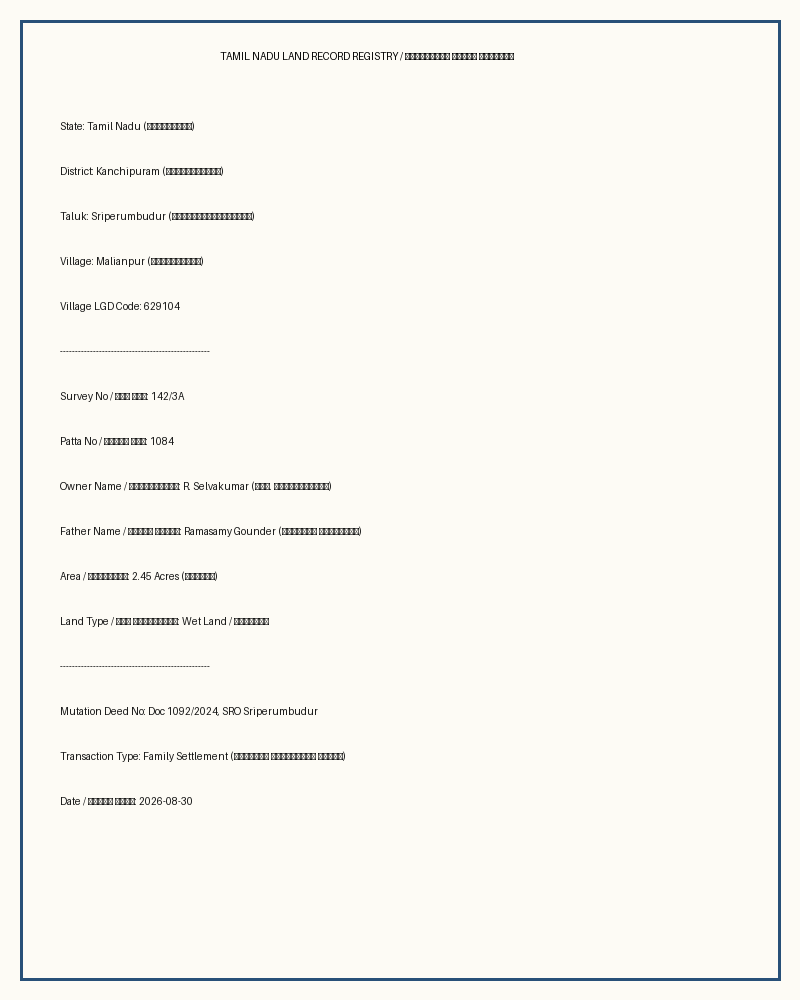
#> input picture data/test_record.png, 800 x 1000 px
$ python -i prepare_training_data.py   (imports and definitions only)
#> lines starting #> are read from the running program, lines starting #| are printed output that depends on the picture; after the words box and inside, x2 and y2 are one past the last pixel; in counts of white or black regions, pixels touching at a corner belong together
"""
Terra_vault -- TrOCR Training Data Preparation Script
=====================================================
Runs locally (no GPU or Tesseract needed).

What this script does:
  1. Scans all images in data/pages/ and data/sample_ink_pages/
  2. Detects text line bounding boxes using OpenCV
  3. Crops each line to 384x64 (TrOCR canonical input size)
  4. Saves crops to data/trocr_train/images/
  5. Writes data/trocr_train/labels.jsonl with placeholder text
  6. Generates augmented variants of each crop (synthetic degradation)
  7. Saves a preview image of the first 12 crops for you to inspect

AFTER running this script:
  - Open data/trocr_train/preview_crops.png to see your crops
  - Open data/trocr_train/labels.jsonl in VS Code
  - Replace every "[NEEDS_LABEL]" with the correct text for that crop
    (only label crop_NNNNN.png lines; aug_* inherit the same label)
  - Run: python scripts/zip_for_colab.py

Usage:
    python scripts/prepare_training_data.py
"""

import os
import cv2
import json
import random
import numpy as np
from pathlib import Path
from tqdm import tqdm

# ── Config ────────────────────────────────────────────────────────────────────
ROOT          = Path(__file__).parent.parent
PAGES_DIRS    = [
    ROOT / "data" / "pages",
    ROOT / "data" / "sample_ink_pages",
]
OUT_IMAGES    = ROOT / "data" / "trocr_train" / "images"
LABELS_FILE   = ROOT / "data" / "trocr_train" / "labels.jsonl"
PREVIEW_FILE  = ROOT / "data" / "trocr_train" / "preview_crops.png"
TROCR_W, TROCR_H = 384, 64     # TrOCR canonical input size
MIN_LINE_W    = 60              # ignore very narrow blobs (likely noise)
MIN_LINE_H    = 10
MAX_LINE_H    = 100
MAX_CROPS_PER_PAGE = 20         # cap per page to avoid bloating
AUG_PER_CROP  = 3               # number of augmented variants per clean crop


# ── Line Detection ────────────────────────────────────────────────────────────

# Minimum ratio of dark pixels in a crop to accept it as real text
# (rejects blank lines, watermark-only crops, and border lines)
MIN_PIXEL_DENSITY = 0.01   # at least 1% of pixels must be dark
MAX_WIDTH_RATIO   = 0.90   # ignore blobs spanning >90% of page width (border rules)


def detect_text_line_boxes(gray: np.ndarray):
    """
    Detects real text line regions in Tamil land deed scans.
    Tuned for: beige/cream background, Tamil + English text,
    SPECIMEN watermarks, and horizontal border lines.

    Strategy:
      1. Crop away top/bottom 10% of page (usually blank or footer)
      2. Otsu threshold (works better than adaptive on uniform backgrounds)
      3. Dilate horizontally to merge characters into line blobs
      4. Filter out border rules (too wide) and noise (too narrow/short)
    """
    H, W = gray.shape
#> H = 1000; W = 800

    # 1. Crop margins (top 10%, bottom 10%, left 5%, right 5%)
    y_start = int(H * 0.10)
#> y_start = 100
    y_end   = int(H * 0.90)
#> y_end = 900
    x_start = int(W * 0.05)
#> x_start = 40
    x_end   = int(W * 0.95)
#> x_end = 760
    roi = gray[y_start:y_end, x_start:x_end]
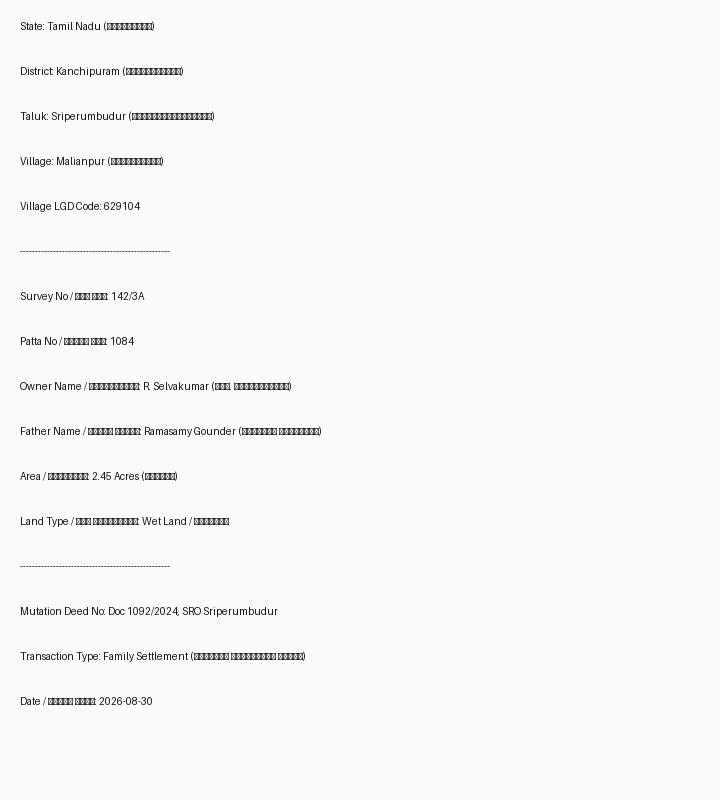
#> roi: shape (800, 720); min 20, max 250, mean 247.1

    # 2. Otsu global threshold (handles beige background well)
    _, binary = cv2.threshold(roi, 0, 255, cv2.THRESH_BINARY_INV + cv2.THRESH_OTSU)
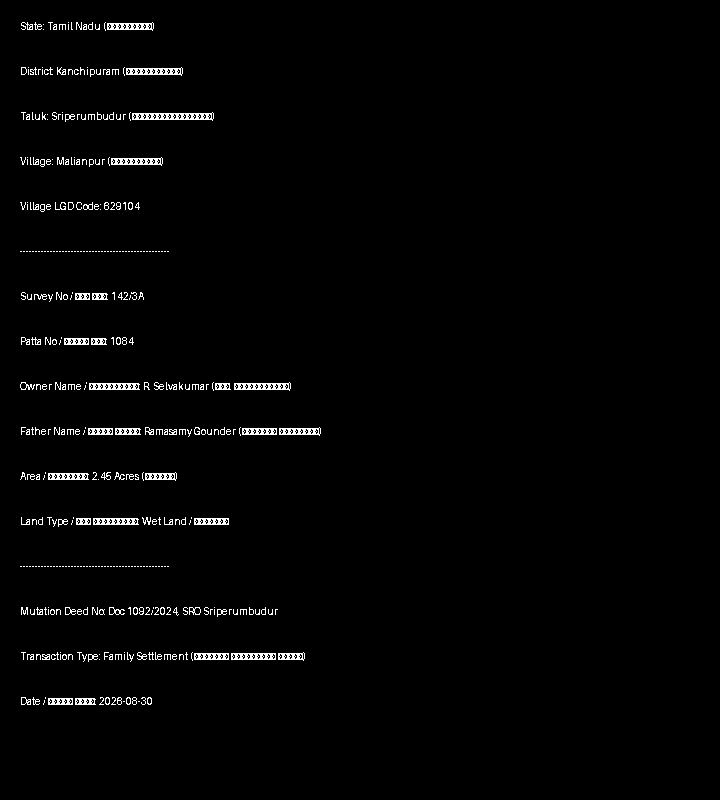
#> binary: shape (800, 720); 1.6% white in thin lines or dots, all inside (x1, y1, x2, y2) = (20, 22, 321, 705)

    # 3. Remove very thin horizontal lines (border rules are 1-2px tall)
    h_kernel = cv2.getStructuringElement(cv2.MORPH_RECT, (1, 3))
    binary = cv2.morphologyEx(binary, cv2.MORPH_OPEN, h_kernel)
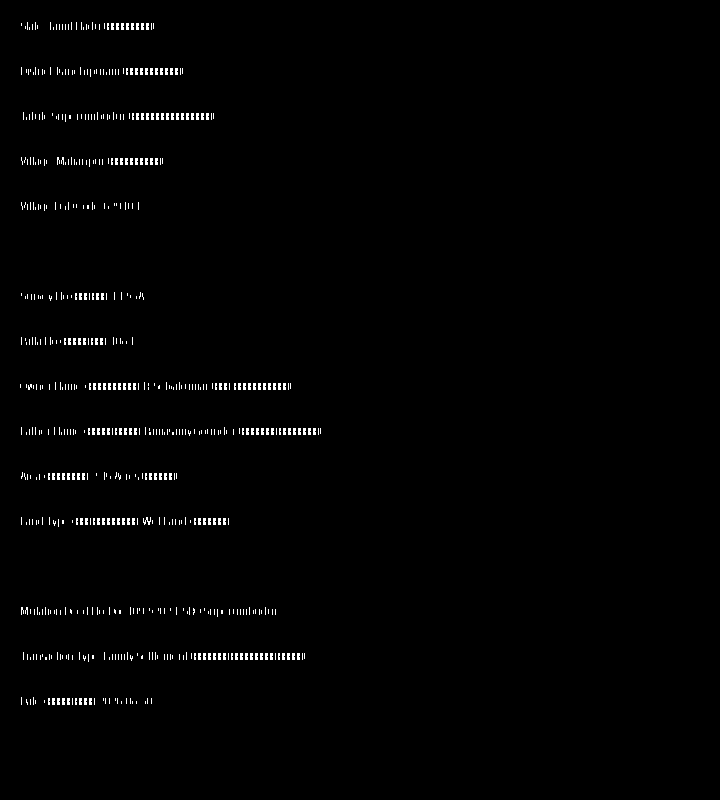
#> binary: shape (800, 720); 1% white in thin lines or dots, all inside (x1, y1, x2, y2) = (20, 22, 321, 705)

    # 4. Dilate horizontally to join character strokes into word/line blobs
    d_kernel = cv2.getStructuringElement(cv2.MORPH_RECT, (45, 2))
    dilated = cv2.dilate(binary, d_kernel, iterations=2)
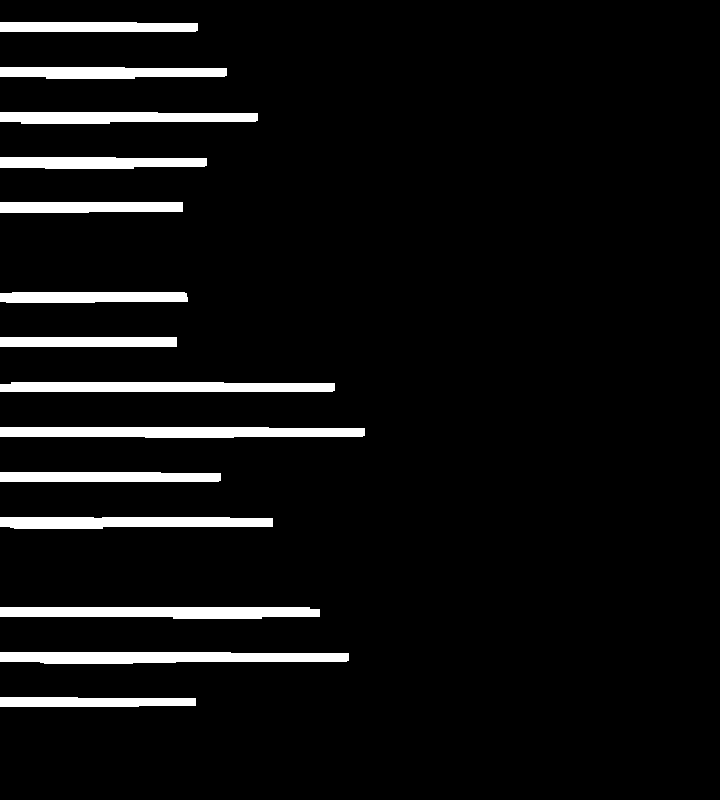
#> dilated: shape (800, 720); 6.1% white; 14 white regions

    contours, _ = cv2.findContours(dilated, cv2.RETR_EXTERNAL, cv2.CHAIN_APPROX_SIMPLE)
#> contours = 14 contours; largest, box (x1, y1, x2, y2) and area: (0, 427, 365, 438) 3268, (0, 652, 349, 664) 3238, (0, 607, 320, 619) 3028, (0, 382, 335, 392) 2872, (0, 517, 273, 529) 2579

    boxes = []
    roi_w = x_end - x_start
#> roi_w = 720

    for cnt in contours:
        x, y, w, h = cv2.boundingRect(cnt)

        # Re-map to original image coordinates
        abs_x = x + x_start
        abs_y = y + y_start

        # Filter by size
        if w < MIN_LINE_W or h < MIN_LINE_H or h > MAX_LINE_H:
            continue

        # Filter out page-spanning border lines
        if w / roi_w > MAX_WIDTH_RATIO:
            continue

        boxes.append((abs_x, abs_y, w, h))
#> this loop made 14 passes
#> (y, w, h, abs_y) on passes 1, 2, 3, 4, 5, 6, 7, 9, 10, 11, 12, 13: (697, 196, 10, 797), (652, 349, 12, 752), (607, 320, 12, 707), (517, 273, 12, 617), (472, 221, 10, 572), (427, 365, 11, 527), (382, 335, 10, 482), (292, 188, 11, 392), (202, 183, 11, 302), (157, 207, 12, 257), (112, 258, 12, 212), (67, 227, 12, 167)
#> (cnt, y, w, h, abs_y) on pass 8: ([[0, 337], [0, 346], [176, 346], [176, 337]], 337, 177, 10, 437)
#> after the loop, boxes = 14 items, first 6: (40, 797, 196, 10), (40, 752, 349, 12), (40, 707, 320, 12), (40, 617, 273, 12), (40, 572, 221, 10), (40, 527, 365, 11)

    # Sort top-to-bottom
    boxes.sort(key=lambda b: b[1])
    return boxes


# [183 lines left out: functions crop_to_trocr, augment_crop, save_preview, main, not called in this run]


# [2 lines not run here, left out]

>>> import cv2
>>> picture = cv2.imread('../data/test_record.png', cv2.IMREAD_GRAYSCALE)
>>> result = detect_text_line_boxes(picture)
#> result = 14 items, first 6: (40, 122, 198, 10), (40, 167, 227, 12), (40, 212, 258, 12), (40, 257, 207, 12), (40, 302, 183, 11), (40, 392, 188, 11)
